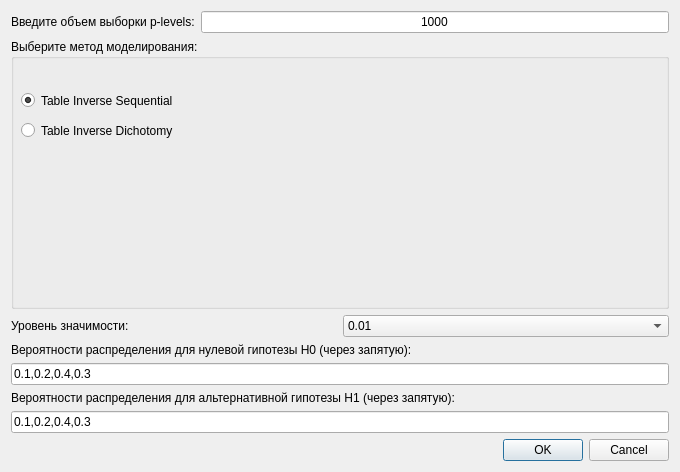
<?xml version="1.0" encoding="UTF-8"?>
<ui version="4.0">
 <class>Dialog_PowerAnalysis</class>
 <widget class="QDialog" name="Dialog_PowerAnalysis">
  <property name="geometry">
   <rect>
    <x>0</x>
    <y>0</y>
    <width>680</width>
    <height>472</height>
   </rect>
  </property>
  <property name="windowTitle">
   <string>Dialog</string>
  </property>
  <layout class="QVBoxLayout" name="verticalLayout">
   <item>
    <layout class="QGridLayout" name="gridLayout">
     <item row="0" column="0">
      <widget class="QLabel" name="label_4">
       <property name="text">
        <string>Введите объем выборки p-levels:</string>
       </property>
      </widget>
     </item>
     <item row="0" column="1">
      <widget class="QLineEdit" name="lbPlevelsSize">
       <property name="text">
        <string>1000</string>
       </property>
       <property name="alignment">
        <set>Qt::AlignCenter</set>
       </property>
      </widget>
     </item>
    </layout>
   </item>
   <item>
    <widget class="QGroupBox" name="groupBox">
     <property name="sizePolicy">
      <sizepolicy hsizetype="Preferred" vsizetype="Preferred">
       <horstretch>0</horstretch>
       <verstretch>0</verstretch>
      </sizepolicy>
     </property>
     <property name="title">
      <string>Выберите метод моделирования:</string>
     </property>
     <widget class="QRadioButton" name="rbTIS">
      <property name="geometry">
       <rect>
        <x>10</x>
        <y>50</y>
        <width>191</width>
        <height>23</height>
       </rect>
      </property>
      <property name="text">
       <string>Table Inverse Sequential</string>
      </property>
      <property name="checked">
       <bool>true</bool>
      </property>
     </widget>
     <widget class="QRadioButton" name="rbTID">
      <property name="geometry">
       <rect>
        <x>10</x>
        <y>80</y>
        <width>193</width>
        <height>23</height>
       </rect>
      </property>
      <property name="text">
       <string>Table Inverse Dichotomy</string>
      </property>
     </widget>
    </widget>
   </item>
   <item>
    <layout class="QHBoxLayout" name="horizontalLayout">
     <item>
      <widget class="QLabel" name="label_5">
       <property name="sizePolicy">
        <sizepolicy hsizetype="Preferred" vsizetype="Fixed">
         <horstretch>0</horstretch>
         <verstretch>0</verstretch>
        </sizepolicy>
       </property>
       <property name="text">
        <string>Уровень значимости:</string>
       </property>
      </widget>
     </item>
     <item>
      <widget class="QComboBox" name="cbSignLevel">
       <item>
        <property name="text">
         <string>0.01</string>
        </property>
       </item>
       <item>
        <property name="text">
         <string>0.05</string>
        </property>
       </item>
       <item>
        <property name="text">
         <string>0.10</string>
        </property>
       </item>
      </widget>
     </item>
    </layout>
   </item>
   <item>
    <widget class="QLabel" name="label_3">
     <property name="sizePolicy">
      <sizepolicy hsizetype="Preferred" vsizetype="Fixed">
       <horstretch>0</horstretch>
       <verstretch>0</verstretch>
      </sizepolicy>
     </property>
     <property name="text">
      <string>Вероятности распределения для нулевой гипотезы H0 (через запятую):</string>
     </property>
    </widget>
   </item>
   <item>
    <widget class="QLineEdit" name="txtD0Probs">
     <property name="text">
      <string>0.1,0.2,0.4,0.3</string>
     </property>
    </widget>
   </item>
   <item>
    <widget class="QLabel" name="label_2">
     <property name="sizePolicy">
      <sizepolicy hsizetype="Preferred" vsizetype="Fixed">
       <horstretch>0</horstretch>
       <verstretch>0</verstretch>
      </sizepolicy>
     </property>
     <property name="text">
      <string>Вероятности распределения для альтернативной гипотезы H1 (через запятую):</string>
     </property>
    </widget>
   </item>
   <item>
    <widget class="QLineEdit" name="txtD1Probs">
     <property name="text">
      <string>0.1,0.2,0.4,0.3</string>
     </property>
    </widget>
   </item>
   <item>
    <widget class="QDialogButtonBox" name="buttonBox">
     <property name="orientation">
      <enum>Qt::Horizontal</enum>
     </property>
     <property name="standardButtons">
      <set>QDialogButtonBox::Cancel|QDialogButtonBox::Ok</set>
     </property>
    </widget>
   </item>
  </layout>
 </widget>
 <resources/>
 <connections>
  <connection>
   <sender>buttonBox</sender>
   <signal>accepted()</signal>
   <receiver>Dialog_PowerAnalysis</receiver>
   <slot>accept()</slot>
   <hints>
    <hint type="sourcelabel">
     <x>227</x>
     <y>295</y>
    </hint>
    <hint type="destinationlabel">
     <x>157</x>
     <y>274</y>
    </hint>
   </hints>
  </connection>
  <connection>
   <sender>buttonBox</sender>
   <signal>rejected()</signal>
   <receiver>Dialog_PowerAnalysis</receiver>
   <slot>reject()</slot>
   <hints>
    <hint type="sourcelabel">
     <x>295</x>
     <y>301</y>
    </hint>
    <hint type="destinationlabel">
     <x>286</x>
     <y>274</y>
    </hint>
   </hints>
  </connection>
  <connection>
   <sender>Dialog_PowerAnalysis</sender>
   <signal>destroyed()</signal>
   <receiver>Dialog_PowerAnalysis</receiver>
   <slot>reject()</slot>
   <hints>
    <hint type="sourcelabel">
     <x>339</x>
     <y>235</y>
    </hint>
    <hint type="destinationlabel">
     <x>339</x>
     <y>235</y>
    </hint>
   </hints>
  </connection>
 </connections>
</ui>
